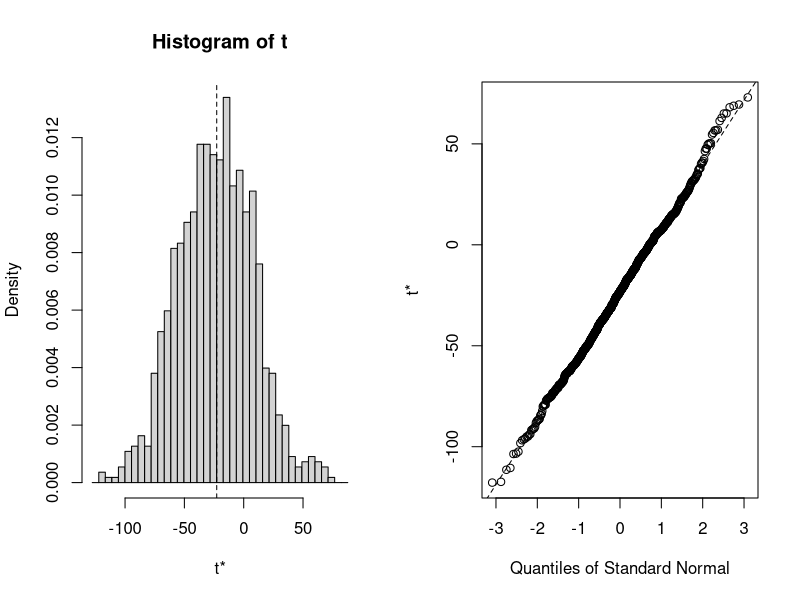
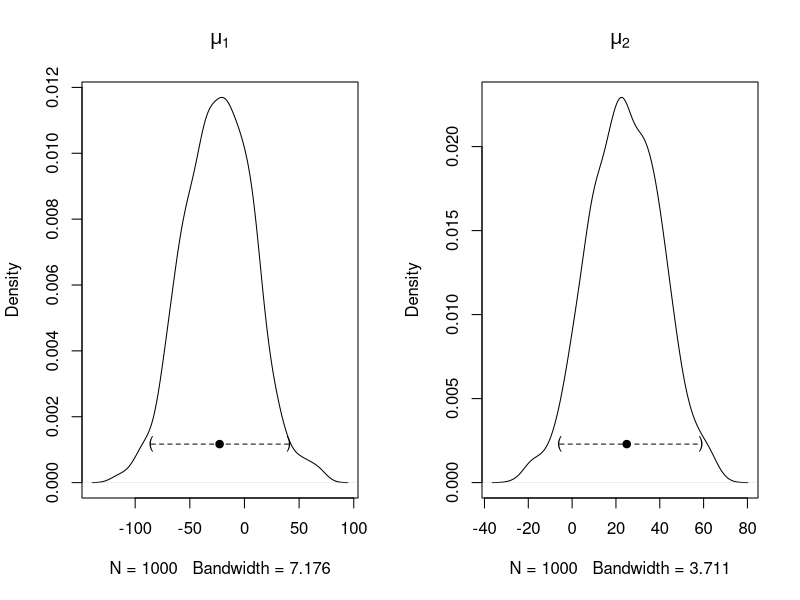

The R script that drew these images, in order: (Note: this script raises an error after producing the figures.)

# Bootstrap 95% CI for "analytical target"
library(boot)
# function to obtain "analytical target" from the data

# rsq <- function(formula, data, indices) {
#   d <- data[indices,] # allows boot to select sample 
#   fit <- lm(formula, data=d)
#   return(summary(fit)$r.square)
# }

# bootstrapping with 1000 replications 
# results <- boot(data=mtcars, statistic=rsq, R=1000, formula=mpg~wt+disp)

# function to obtain "analytical target" from the data
boot.max <- function(data, indices)
{
  d <- data[indices, ]
  return(c(max(d$d1), max(d$d2)))
}

boot.sum <- function(data, indices)
{
  d <- data[indices, ]
  return(c(sum(d$d1), sum(d$d2)))
}

a <- rnorm(1000, 0, 1)
b <- rnorm(1000, 0, 0.5)

df <- data.frame('d1' = a, 'd2' = b)

# bootstrapping with 1000 replications 
results <- boot(data=df, statistic=boot.sum, R=1000)

head(results$t)
summary(results$t)

# view results
results 
plot(results)

# get 95% confidence interval 
boot.ci(results, type="bca")

# get 95% confidence interval 
boot.ci(results, type = "bca", index = 1)
boot.ci(results, type = "bca", index = 2)

bootplot <- function(b, index, main = "") {
  dens <- density(b$t[, index])
  ci <- boot.ci(b, type = "bca", index = index)$bca[4:5]
  est <- b$t0[index]
  plot(dens, main = main)
  y <- max(dens$y)/10
  segments(ci[1], y, ci[2], y, lty = 2)
  points(ci[1], y, pch = "(")
  points(ci[2], y, pch = ")")
  points(est, y, pch = 19)
}

layout(matrix(1:2, ncol = 2))
bootplot(results, 1, main = expression(mu[1]))
bootplot(results, 2, main = expression(mu[2]))


r.plot <- melt(results$t)

ggplot(r.plot, aes(value, fill = factor(Var2))) + geom_histogram(alpha = 0.6, aes(y=..density..), binwidth=5) + geom_density(alpha=.2, aes(linetype=factor(Var2)), size=1) + geom_vline(aes(xintercept=mean(results$t[, 1])), color="red", size=1, linetype="dashed", alpha = 0.6) + geom_vline(aes(xintercept=mean(results$t[, 2])), color="blue", size=1, linetype="solid", alpha = 0.6)
